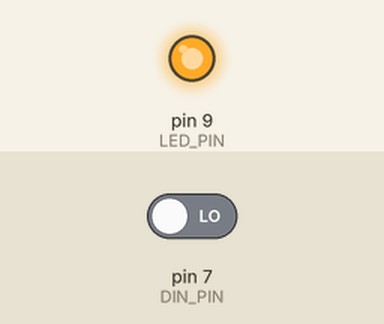
Simulated run of this sketch. Board: Arduino Uno, built with avr-gcc and run on an emulated ATmega328P. Parts: output pins drawn as LEDs (lit = HIGH). Inputs (shaded band) come from the test bench; at power-on: pin 7 (DIN_PIN) LOW.

Above: at 1.2 s.
1.3 s: pin 7 (DIN_PIN) driven HIGH
At 2.5 s:
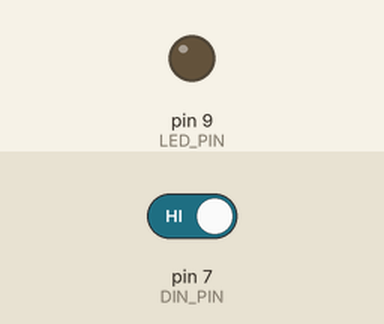
2.8 s: pin 7 (DIN_PIN) driven LOW
At 3.7 s:
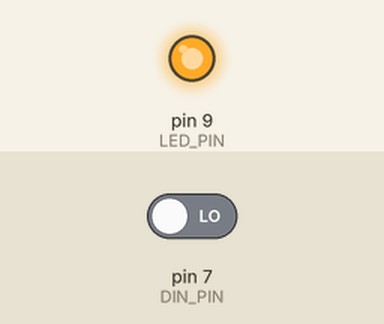
Timing chart, 0 to 5.8 s (numbered marks = the images above; inputs shaded):
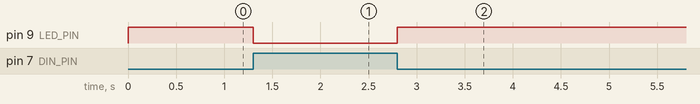

Measured:
- after the input at 1.3 s, pin 9 (LED_PIN): HIGH → LOW at once
- after the input at 2.8 s, pin 9 (LED_PIN): LOW → HIGH at once

The sketch:

sketch_readInput_0b.ino
```cpp
const int DIN_PIN = 7;
const int LED_PIN = 9;

void setup() {
  // put your setup code here, to run once:
  pinMode (DIN_PIN, INPUT);
  pinMode (LED_PIN, OUTPUT);
}

void loop() {
  // put your main code here, to run repeatedly:

  int value;

  value = digitalRead (DIN_PIN);

  if (value == HIGH) {
    digitalWrite (LED_PIN, LOW);
  }else{
    digitalWrite (LED_PIN, HIGH);
  }

  delay(100);
}
```
